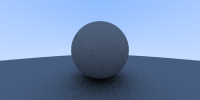

Python code for this plot:
from __future__ import division
import numpy as np
import imageio
import sys
sys.path.append('../engine/')
from surface import SurfaceAssembly, Sphere
from material import Lambertian
from camera import Camera
from rendering import ray_color


def main():

    # image dimensions (pixel)
    nx = 200
    ny = 100

    # number of samples for anti-aliasing
    ns = 100

    # define camera
    lookfrom = np.zeros(3)
    lookat = np.array([0., 0., -1.])
    vfov = np.pi/2
    aperture = 0.
    focus_dist = 1.
    cam = Camera(lookfrom, lookat, np.array([0., 1., 0.]), vfov, nx / ny, aperture, focus_dist)

    mat = Lambertian(0.5)

    # define world geometry
    world = SurfaceAssembly()
    world.add_object(Sphere(np.array([0.,    0.,  -1.]), 0.5, mat))
    world.add_object(Sphere(np.array([0., -100.5, -1.]), 100, mat))

    # fill image pixels
    im = np.zeros((nx, ny, 3), dtype=np.uint8)
    for i in range(nx):
        for j in range(ny):
            col = np.zeros(3)
            for s in range(ns):
                u = (i + np.random.rand()) / nx
                v = (j + np.random.rand()) / ny
                ray = cam.get_ray(u, v)
                col += ray_color(ray, world, 50)
            col /= ns

            im[i, -(j + 1)] = np.round(255 * col).astype(int)

    imageio.imwrite('simple_sphere.png', im.transpose((1, 0, 2)))


if __name__ == '__main__':
    main()
